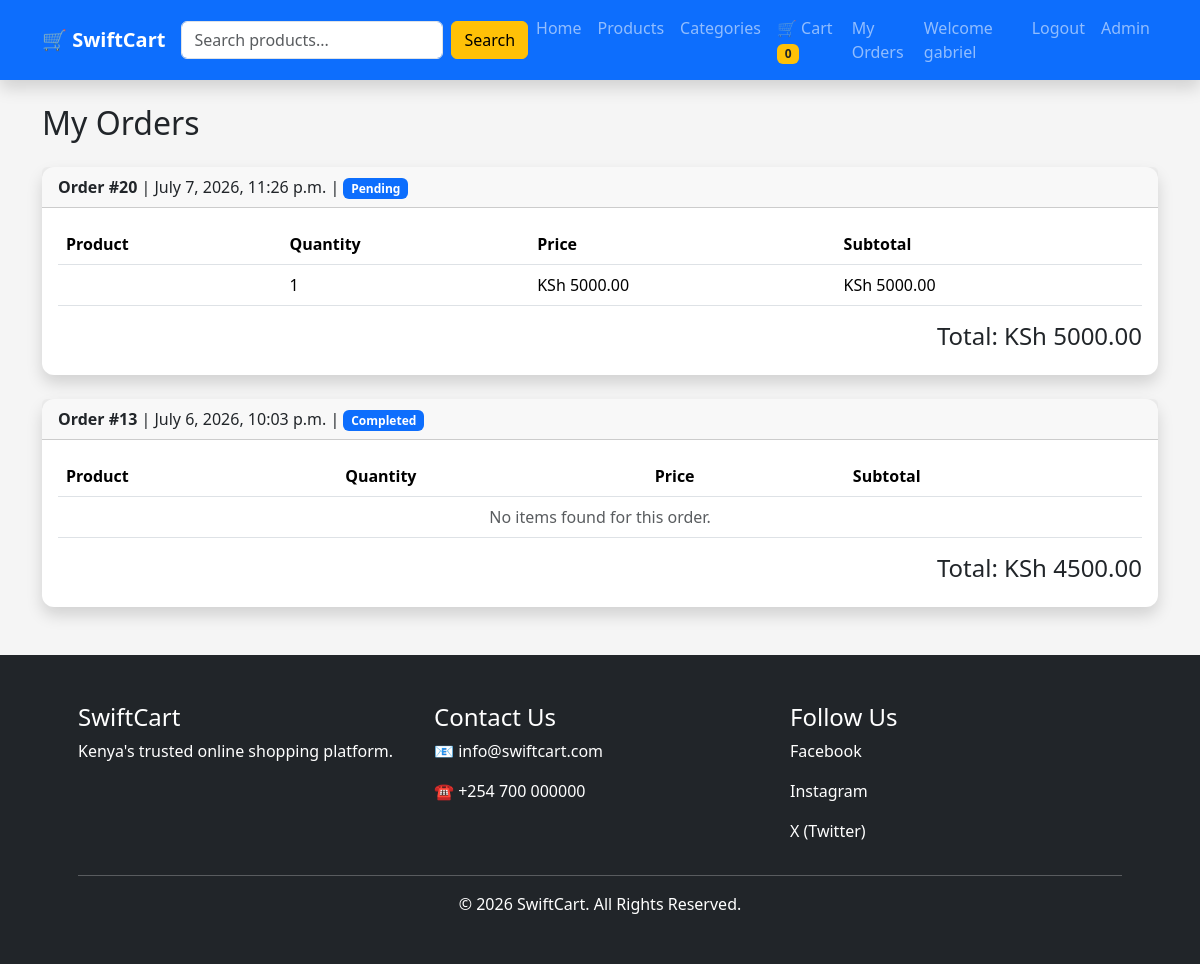
The page /orders/ (signed in) on the database as committed earlier.
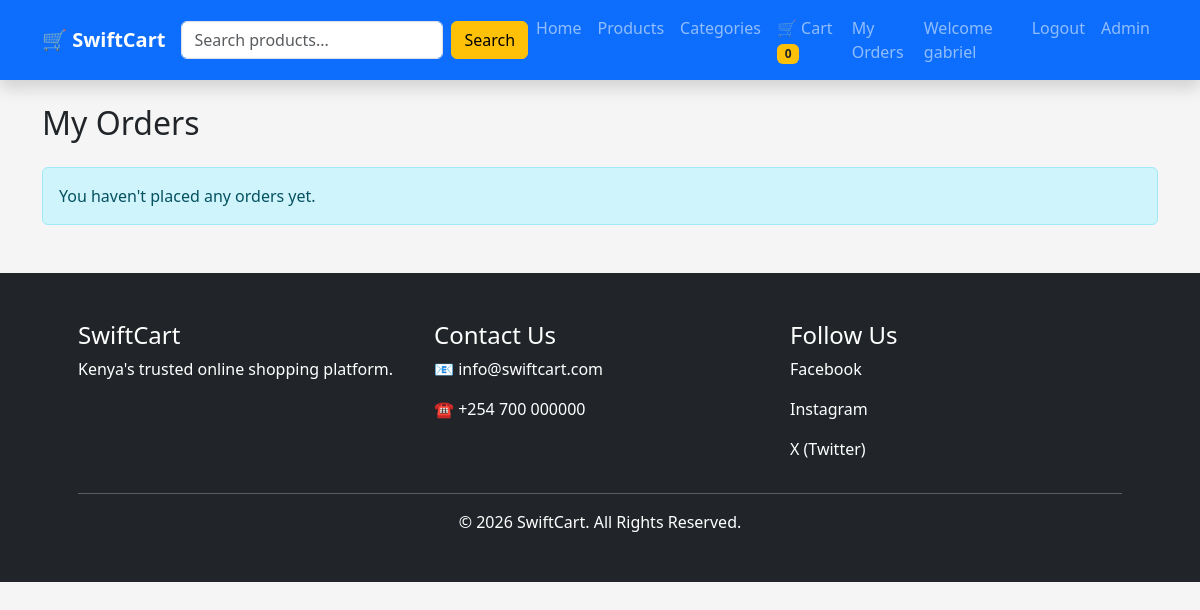
The same page on the database as committed later.
### store/models.py (models this page shows, shortened)
class Order(models.Model):
    STATUS_CHOICES = [
        ('Pending', 'Pending'),
        ('Processing', 'Processing'),
        ('Completed', 'Completed'),
    ]
    user = models.ForeignKey(
        User,
        on_delete=models.CASCADE
    )
    total_amount = models.DecimalField(
        max_digits=10,
        decimal_places=2
    )
    status = models.CharField(
        max_length=20,
        choices=STATUS_CHOICES,
        default='Pending'
    )
    created_at = models.DateTimeField(
        auto_now_add=True
    )

class OrderItem(models.Model):
    order = models.ForeignKey(
        Order,
        on_delete=models.CASCADE,
        related_name="items"
    )
    product = models.ForeignKey(
        Product,
        on_delete=models.SET_NULL,
        null=True,
        blank=True
    )
    product_name = models.CharField(
        max_length=200,
        blank=True,
        default=""
    )
    quantity = models.PositiveIntegerField(
        default=1
    )
    price = models.DecimalField(
        max_digits=10,
        decimal_places=2
    )
    def subtotal(self):
        return self.price * self.quantity

### store/views.py (the view)
@login_required(login_url="login")
def orders(request):
    orders = Order.objects.filter(
        user=request.user
    ).order_by("-created_at")
    return render(
        request,
        "orders.html",
        {
            "orders": orders,
        },
    )

### store/context_processors.py (called while the page is built)
def cart_count(request):
    if request.user.is_authenticated:
        count = Cart.objects.filter(
            user=request.user
        ).count()
    else:
        count = 0
    return {
        'cart_count': count
    }

### templates/orders.html (shortened to what this page needs)
{% extends 'base.html' %}
{% block content %}
<h2 class="mb-4">
    My Orders
</h2>
{% for order in orders %}
<div class="card mb-4 shadow">
    <div class="card-header">
        <strong>
            Order #{{ order.id }}
        </strong>
        |
        {{ order.created_at }}
        |
        <span class="badge bg-primary">
            {{ order.status }}
        </span>
    </div>
    <div class="card-body">
        <table class="table table-hover">
            <thead>
                <tr>
                    <th>Product</th>
                    <th>Quantity</th>
                    <th>Price</th>
                    <th>Subtotal</th>
                </tr>
            </thead>
            <tbody>
            {% for item in order.items.all %}
            <tr>
                <td>
                </td>
                <td>
                    {{ item.quantity }}
                </td>
                <td>
                    KSh {{ item.price }}
                </td>
                <td>
                    KSh {{ item.subtotal }}
                </td>
            </tr>
            {% empty %}
            <tr>
                <td colspan="4" class="text-center text-muted">
                    No items found for this order.
                </td>
            </tr>
            {% endfor %}
            </tbody>
        </table>
        <h4 class="text-end">
            Total: KSh {{ order.total_amount }}
        </h4>
    </div>
</div>
{% empty %}
<div class="alert alert-info">
    You haven't placed any orders yet.
</div>
{% endfor %}
{% endblock %}

Rows that differ between the two databases and show on the page:
removed Order: id "20", created_at "July 7, 2026, 11:26 p.m.", status "Pending", total_amount "5000.00"
removed OrderItem: quantity "1", price "5000.00", subtotal "5000.00"
removed Order: id "13", created_at "July 6, 2026, 10:03 p.m.", status "Completed", total_amount "4500.00"
Other text that changed with them:
text now shown: "You haven't placed any orders yet."
